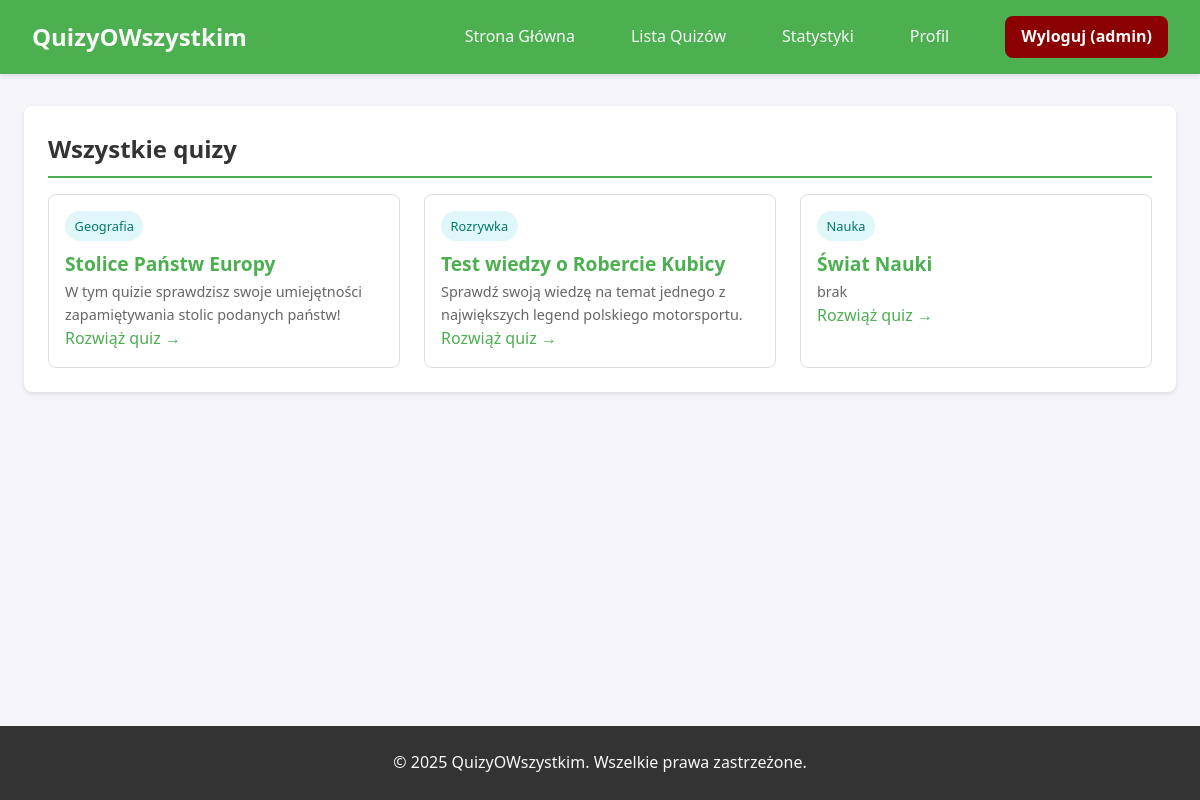
The page /quizy/quizzes.php (signed in) on the database its author committed.
### tables this page shows
CREATE TABLE `quizzes` (
  `id` int(11) NOT NULL,
  `title` varchar(255) NOT NULL,
  `description` text DEFAULT NULL,
  `category` varchar(100) NOT NULL,
  `question_type` enum('single_choice','multiple_choice','true_false','image_guess') NOT NULL,
  `created_by` int(11) NOT NULL,
  `created_at` timestamp NOT NULL DEFAULT current_timestamp()
);

### quizy/quizzes.php (the view, shortened to what this page needs)
<?php
require_once __DIR__ . '/includes/header.php';
?>
    <div class="container">
        <section class="section">
            <h2 class="section-title">Wszystkie quizy</h2>
            <div class="quiz-list">
                <?php
                $host = "localhost";
                $dbname = "quizyowszystkim";
                $username = "root";
                $password = "";
                try {
                    $db = new PDO("mysql:host=$host;dbname=$dbname;charset=utf8", $username, $password);
                    $db->setAttribute(PDO::ATTR_ERRMODE, PDO::ERRMODE_EXCEPTION);
                    $query = "SELECT id, title, description, category FROM quizzes";
                    $stmt = $db->query($query);
                    $quizzes = $stmt->fetchAll(PDO::FETCH_ASSOC);
                    if (empty($quizzes)) {
                        echo "<p>Brak quizów w bazie danych. Dodaj pierwszy quiz!</p>";
                    } else {
                        foreach ($quizzes as $quiz) {
                            echo '
                            <div class="quiz-card">
                                <span class="quiz-category">' . htmlspecialchars($quiz['category']) . '</span>
                                <h3 class="quiz-title">' . htmlspecialchars($quiz['title']) . '</h3>
                                <p class="quiz-description">' . htmlspecialchars($quiz['description']) . '</p>
                                <a href="quiz.php?id=' . $quiz['id'] . '" style="color: #4CAF50; text-decoration: none;">Rozwiąż quiz →</a>
                            </div>';
                        }
                    }
                } catch (PDOException $e) {
                    echo "<p>Błąd połączenia z bazą danych: " . $e->getMessage() . "</p>";
                }
                ?>
            </div>
        </section>
    </div>
<?php
require_once __DIR__ . '/includes/footer.php';
?>

### quizy/css/styles.css (style rules this page uses)
html, body { height: 100%; }
body { display: flex; flex-direction: column; min-height: 100vh; }
:root { --primary-color: #4CAF50; --primary-dark: #45a049; --primary-light: #e8f5e9; --secondary-color: #f44336; --secondary-dark: #d32f2f; --accent-color: #2196F3; --background: #f4f4f9; --text-dark: #333; --text-medium: #666; --text-light: #f8f8f8; --border-radius: 8px; --box-shadow: 0 2px 4px rgba(0,0,0,0.1); --box-shadow-lg: 0 5px 15px rgba(0,0,0,0.1); --transition: all 0.3s ease; }
* { margin: 0; padding: 0; box-sizing: border-box; }
body { font-family: 'Segoe UI', Tahoma, Geneva, Verdana, sans-serif; line-height: 1.6; color: var(--text-dark); background-color: var(--background); min-height: 100vh; display: flex; flex-direction: column; }
a { text-decoration: none; color: inherit; }
.container { width: 100%; max-width: 1200px; margin: 2rem auto; padding: 0 1.5rem; flex: 1; }
.section { background: white; border-radius: var(--border-radius); padding: 1.5rem; margin-bottom: 1.5rem; box-shadow: var(--box-shadow); }
.section-title { margin-top: 0; margin-bottom: 1rem; color: var(--text-dark); border-bottom: 2px solid var(--primary-color); padding-bottom: 0.5rem; }
.quiz-list { display: grid; grid-template-columns: repeat(auto-fill, minmax(300px, 1fr)); gap: 1.5rem; }
.quiz-card { background: white; border: 1px solid #ddd; border-radius: var(--border-radius); padding: 1rem; transition: var(--transition); }
.quiz-title { font-size: 1.2rem; margin-top: 0; color: var(--primary-color); }
.quiz-category { display: inline-block; background: #e0f7fa; color: #00796b; padding: 0.3rem 0.6rem; border-radius: 20px; font-size: 0.8rem; margin-bottom: 0.5rem; }
.quiz-description { color: var(--text-medium); font-size: 0.9rem; }

### rows shown on the page
quizzes: category "Geografia", title "Stolice Państw Europy", description "W tym quizie sprawdzisz swoje umiejętności zapamiętywania stolic podanych państw!"
quizzes: category "Rozrywka", title "Test wiedzy o Robercie Kubicy", description "Sprawdź swoją wiedzę na temat jednego z największych legend polskiego motorsportu."
quizzes: category "Nauka", title "Świat Nauki", description "brak"

### other values the page prints
$_SESSION['username'] "admin"
